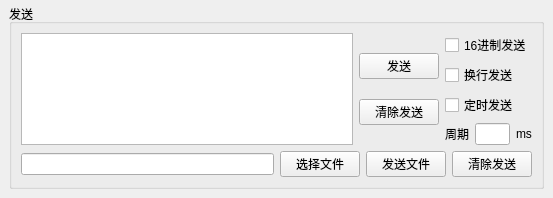
<?xml version="1.0" encoding="UTF-8"?>
<ui version="4.0">
 <class>WidgetSendCommon</class>
 <widget class="QWidget" name="WidgetSendCommon">
  <property name="geometry">
   <rect>
    <x>0</x>
    <y>0</y>
    <width>553</width>
    <height>170</height>
   </rect>
  </property>
  <property name="windowTitle">
   <string>Form</string>
  </property>
  <layout class="QHBoxLayout" name="horizontalLayout">
   <property name="spacing">
    <number>6</number>
   </property>
   <property name="leftMargin">
    <number>9</number>
   </property>
   <property name="topMargin">
    <number>4</number>
   </property>
   <property name="rightMargin">
    <number>9</number>
   </property>
   <property name="bottomMargin">
    <number>9</number>
   </property>
   <item>
    <widget class="QGroupBox" name="groupBox">
     <property name="title">
      <string>发送</string>
     </property>
     <layout class="QVBoxLayout" name="verticalLayout_6" stretch="5,1">
      <item>
       <layout class="QHBoxLayout" name="horizontalLayout_4" stretch="24,1,1">
        <property name="spacing">
         <number>6</number>
        </property>
        <item>
         <layout class="QVBoxLayout" name="verticalLayout_3">
          <property name="spacing">
           <number>0</number>
          </property>
          <item>
           <widget class="QTextEdit" name="textEdit"/>
          </item>
         </layout>
        </item>
        <item>
         <layout class="QVBoxLayout" name="verticalLayout_4">
          <property name="spacing">
           <number>0</number>
          </property>
          <item>
           <widget class="QPushButton" name="btnSend">
            <property name="text">
             <string>发送</string>
            </property>
           </widget>
          </item>
          <item>
           <widget class="QPushButton" name="btnClearSend">
            <property name="text">
             <string>清除发送</string>
            </property>
           </widget>
          </item>
         </layout>
        </item>
        <item>
         <layout class="QVBoxLayout" name="verticalLayout">
          <property name="spacing">
           <number>6</number>
          </property>
          <item>
           <layout class="QVBoxLayout" name="verticalLayout_5">
            <item>
             <widget class="QCheckBox" name="isHexSend">
              <property name="text">
               <string>16进制发送</string>
              </property>
             </widget>
            </item>
            <item>
             <widget class="QCheckBox" name="isEnterSend">
              <property name="text">
               <string>换行发送</string>
              </property>
             </widget>
            </item>
            <item>
             <widget class="QCheckBox" name="isTimingSend">
              <property name="text">
               <string>定时发送</string>
              </property>
             </widget>
            </item>
           </layout>
          </item>
          <item>
           <layout class="QHBoxLayout" name="horizontalLayout_2">
            <property name="spacing">
             <number>6</number>
            </property>
            <item>
             <widget class="QLabel" name="lblCycle">
              <property name="text">
               <string>周期</string>
              </property>
             </widget>
            </item>
            <item>
             <widget class="QLineEdit" name="letCyCleTime"/>
            </item>
            <item>
             <widget class="QLabel" name="lblMS">
              <property name="text">
               <string>ms</string>
              </property>
             </widget>
            </item>
           </layout>
          </item>
         </layout>
        </item>
       </layout>
      </item>
      <item>
       <layout class="QHBoxLayout" name="horizontalLayout_5">
        <item>
         <widget class="QLineEdit" name="letSendFilePath"/>
        </item>
        <item>
         <widget class="QPushButton" name="btnSelectSendFile">
          <property name="text">
           <string>选择文件</string>
          </property>
         </widget>
        </item>
        <item>
         <widget class="QPushButton" name="btnSendFile">
          <property name="text">
           <string>发送文件</string>
          </property>
         </widget>
        </item>
        <item>
         <widget class="QPushButton" name="btnClearSendFilePath">
          <property name="text">
           <string>清除发送</string>
          </property>
         </widget>
        </item>
       </layout>
      </item>
     </layout>
    </widget>
   </item>
  </layout>
 </widget>
 <resources/>
 <connections/>
</ui>
